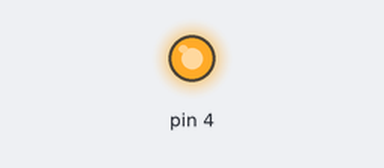
Recording of a sketch running on a simulated Arduino Uno, built with avr-gcc and run on an emulated ATmega328P. On the bench: output pins drawn as LEDs (lit = HIGH).

Above: at 1.0 s.
At 3.0 s:
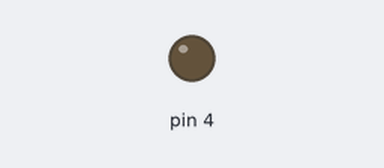
Timing chart, 0 to 5.2 s (numbered marks = the images above):
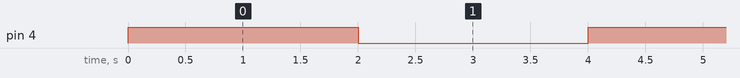

Measured:
- by itself, pin 4: alternates HIGH for 2.0 s and LOW for 2.0 s

The sketch:

Servo_Ext_Test.ino
```cpp
void setup() {
  // put your setup code here, to run once:
  Serial.begin(115200);
  pinMode(4, OUTPUT);
}

void loop() {
  // put your main code here, to run repeatedly:
  digitalWrite(4, HIGH);
  delay(2000);
  digitalWrite(4, LOW);
  delay(2000);
}
```
